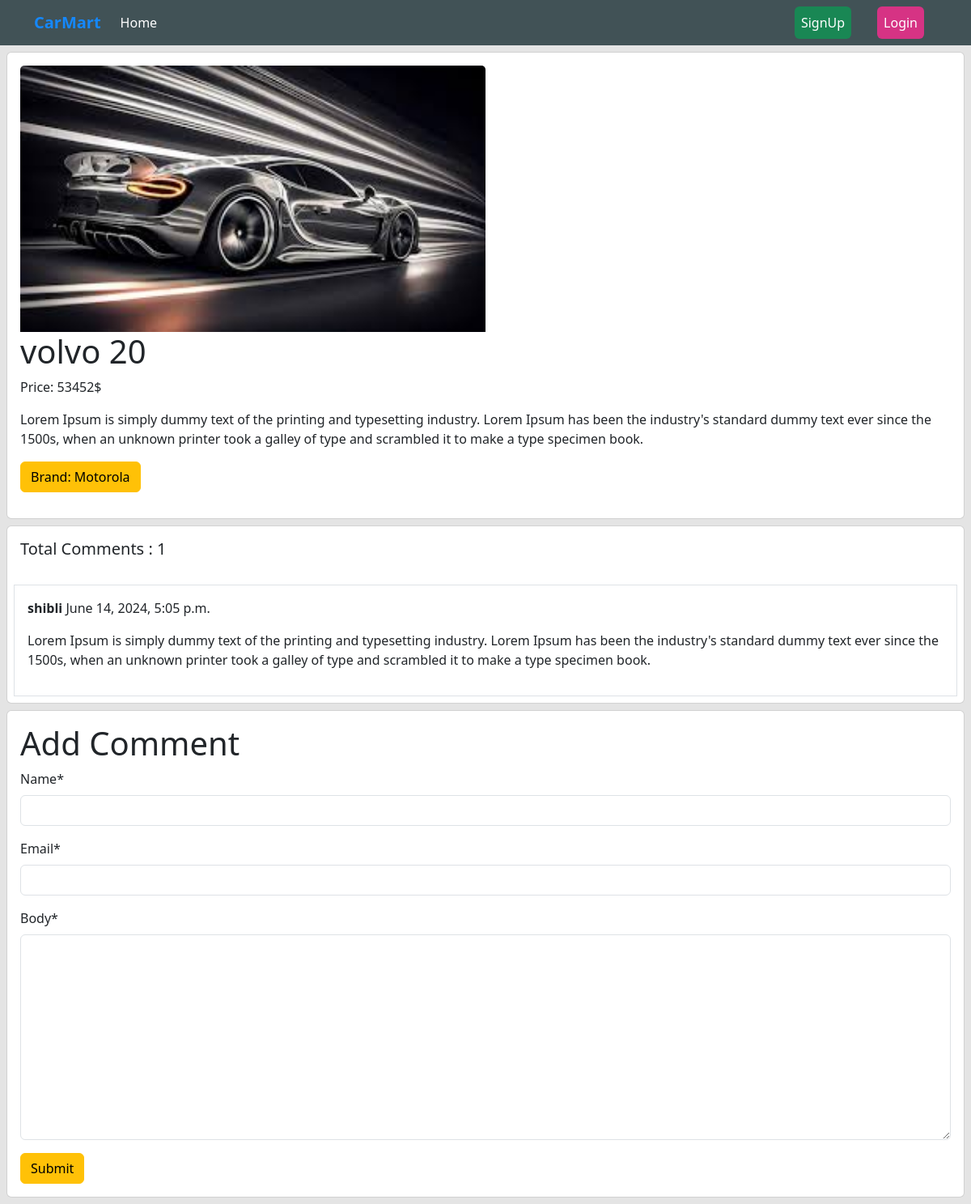
The page /details_post/1 on the database its author committed.
### Car/models.py (models this page shows, shortened)
class Post(models.Model):
    car_name = models.CharField(max_length=100)
    price = models.IntegerField()
    quantity = models.IntegerField(default=0)
    description = models.TextField()
    brand_name = models.ForeignKey(Brand, on_delete=models.CASCADE)
    image = models.ImageField(upload_to ='posts/media/uploads/',blank=True,null=True)

class Comment(models.Model):
    post = models.ForeignKey(Post, on_delete=models.CASCADE, related_name='comments')
    name = models.CharField(max_length=30)
    email = models.EmailField()
    body = models.TextField()
    created_on = models.DateTimeField(auto_now_add=True)

### Brand/models.py (models this page shows, shortened)
class Brand(models.Model):
    brand_name = models.CharField(max_length=100)
    slug = models.SlugField(max_length=100,unique=True, null=True, blank=True)

### Car/views.py (the view, shortened to what this page needs)
# urls.py: path('details_post/<int:id>',views.DetailsPostView.as_view(),name='details_post'),
class DetailsPostView(DetailView):
    model = models.Post
    pk_url_kwarg = 'id'
    template_name = 'Car/post_details.html'
    def get_context_data(self, **kwargs):
        context = super().get_context_data(**kwargs)
        post = self.object # post model er object ekhane store korlam
        comments = post.comments.all()
        comment_form = forms.CommentForm()
        context['comments'] = comments
        context['comment_form'] = comment_form
        return context

### Car/forms.py
class CommentForm(forms.ModelForm):
    class Meta:
        model = Comment
        fields = ['name','email','body']

### Car/templates/Car/post_details.html (shortened to what this page needs)
{% extends 'base.html' %}
{% load crispy_forms_tags %}
{% block content %}
<div class="col-12">
    <div class="card m-2">
        <div class="card-body">
            <img src="{{post.image.url}}" class="card-img-top" alt="..." style="width:50%;">
            <h1 class="card-title">{{post.car_name}}</h1>
            <p class="card-text">Price: {{post.price}}$</p>
            <p class="card-text">{{post.description}}</p>
            <p class="btn btn-warning">Brand: {{post.brand_name.brand_name}}</p>
        </div>
    </div>
</div>
<div class="card m-2">
    <h5 class="p-3">Total Comments : {{comments | length}}</h5>
    {% for comment in comments %}
  <div class="card-body border m-2">
        <p><b>{{comment.name}}</b> {{comment.created_on}}</p>
        <p>{{comment.body}}</p>
    </div>
    {% endfor %}
</div>
<div class="card m-2">
    <div class="card-body">
        <form method="post">
            <h1>Add Comment</h1>
            {{comment_form | crispy}}
            <button class="btn btn-warning">Submit</button>
    </div>
</div>
{% endblock %}

### rows shown on the page
Post: image (picture), car_name "volvo 20", price "53452", description "Lorem Ipsum is simply dummy text of the printing and typesetting industry. Lorem Ipsum has been the industry's standard dummy text ever since the 1500s, when an unknown printer took a galley of type and scrambled it to make a type specimen book.", brand_name.brand_name "Motorola"
Comment: name "shibli", created_on "June 14, 2024, 5:05 p.m.", body "Lorem Ipsum is simply dummy text of the printing and typesetting industry. Lorem Ipsum has been the industry's standard dummy text ever since the 1500s, when an unknown printer took a galley of type and scrambled it to make a type specimen book."

### other values the page prints
{{ comments | length }} "1"
